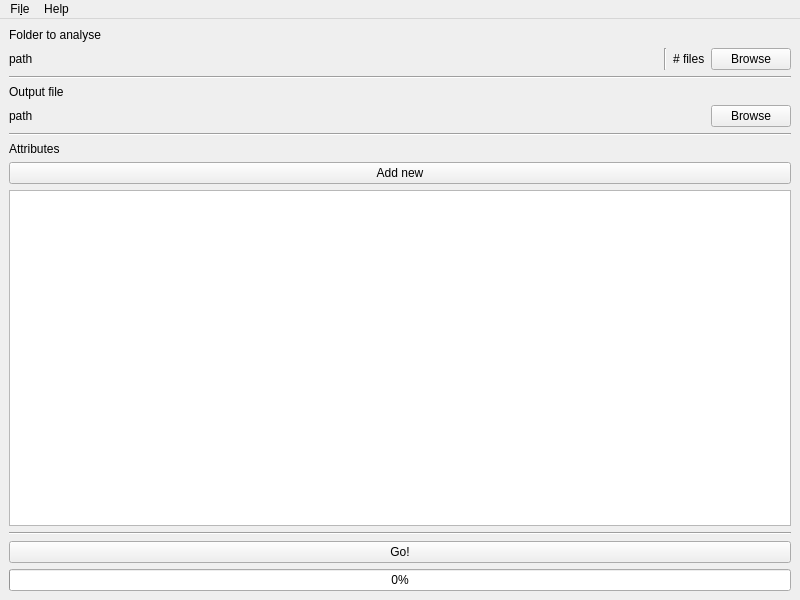
<?xml version="1.0" encoding="UTF-8"?>
<ui version="4.0">
 <class>MainWindow</class>
 <widget class="QMainWindow" name="MainWindow">
  <property name="geometry">
   <rect>
    <x>0</x>
    <y>0</y>
    <width>800</width>
    <height>600</height>
   </rect>
  </property>
  <property name="windowTitle">
   <string>MainWindow</string>
  </property>
  <widget class="QWidget" name="centralwidget">
   <layout class="QVBoxLayout" name="verticalLayout">
    <item>
     <widget class="QLabel" name="label_2">
      <property name="text">
       <string>Folder to analyse</string>
      </property>
     </widget>
    </item>
    <item>
     <layout class="QHBoxLayout" name="horizontalLayout">
      <item>
       <widget class="ClickableQLabel" name="labelFolderToAnalysePath">
        <property name="text">
         <string>path</string>
        </property>
       </widget>
      </item>
      <item>
       <spacer name="horizontalSpacer">
        <property name="orientation">
         <enum>Qt::Horizontal</enum>
        </property>
        <property name="sizeHint" stdset="0">
         <size>
          <width>40</width>
          <height>20</height>
         </size>
        </property>
       </spacer>
      </item>
      <item>
       <widget class="Line" name="line_4">
        <property name="orientation">
         <enum>Qt::Vertical</enum>
        </property>
       </widget>
      </item>
      <item>
       <widget class="QLabel" name="labelNumberOfFiles">
        <property name="text">
         <string># files</string>
        </property>
       </widget>
      </item>
      <item>
       <widget class="QPushButton" name="pushButtonBrowseFolderToAnalysePath">
        <property name="text">
         <string>Browse</string>
        </property>
       </widget>
      </item>
     </layout>
    </item>
    <item>
     <widget class="Line" name="line">
      <property name="orientation">
       <enum>Qt::Horizontal</enum>
      </property>
     </widget>
    </item>
    <item>
     <widget class="QLabel" name="label_3">
      <property name="text">
       <string>Output file</string>
      </property>
     </widget>
    </item>
    <item>
     <layout class="QHBoxLayout" name="horizontalLayout_2">
      <item>
       <widget class="ClickableQLabel" name="labelOutputFile">
        <property name="text">
         <string>path</string>
        </property>
       </widget>
      </item>
      <item>
       <spacer name="horizontalSpacer_2">
        <property name="orientation">
         <enum>Qt::Horizontal</enum>
        </property>
        <property name="sizeHint" stdset="0">
         <size>
          <width>40</width>
          <height>20</height>
         </size>
        </property>
       </spacer>
      </item>
      <item>
       <widget class="QPushButton" name="pushButtonBrowseOutputFilePath">
        <property name="text">
         <string>Browse</string>
        </property>
       </widget>
      </item>
     </layout>
    </item>
    <item>
     <widget class="Line" name="line_2">
      <property name="orientation">
       <enum>Qt::Horizontal</enum>
      </property>
     </widget>
    </item>
    <item>
     <widget class="QLabel" name="label_5">
      <property name="text">
       <string>Attributes</string>
      </property>
     </widget>
    </item>
    <item>
     <widget class="QPushButton" name="pushButtonAddListWidget">
      <property name="text">
       <string>Add new</string>
      </property>
     </widget>
    </item>
    <item>
     <widget class="QListWidget" name="listWidget"/>
    </item>
    <item>
     <widget class="Line" name="line_3">
      <property name="orientation">
       <enum>Qt::Horizontal</enum>
      </property>
     </widget>
    </item>
    <item>
     <widget class="QPushButton" name="pushButtonDoAnalysis">
      <property name="text">
       <string>Go!</string>
      </property>
     </widget>
    </item>
    <item>
     <widget class="QProgressBar" name="progressBar">
      <property name="value">
       <number>0</number>
      </property>
     </widget>
    </item>
   </layout>
  </widget>
  <widget class="QMenuBar" name="menubar">
   <property name="geometry">
    <rect>
     <x>0</x>
     <y>0</y>
     <width>800</width>
     <height>19</height>
    </rect>
   </property>
   <widget class="QMenu" name="menuFile">
    <property name="title">
     <string>Fi&amp;le</string>
    </property>
    <addaction name="actionSave_Template"/>
    <addaction name="actionLoad_Template"/>
   </widget>
   <widget class="QMenu" name="menuHelp">
    <property name="title">
     <string>Help</string>
    </property>
    <addaction name="separator"/>
    <addaction name="actionAbout"/>
   </widget>
   <addaction name="menuFile"/>
   <addaction name="menuHelp"/>
  </widget>
  <action name="actionSave_Template">
   <property name="text">
    <string>Save Template</string>
   </property>
  </action>
  <action name="actionLoad_Template">
   <property name="text">
    <string>Load Template</string>
   </property>
  </action>
  <action name="actionAbout">
   <property name="text">
    <string>About</string>
   </property>
  </action>
 </widget>
 <customwidgets>
  <customwidget>
   <class>ClickableQLabel</class>
   <extends>QLabel</extends>
   <header>main</header>
  </customwidget>
 </customwidgets>
 <resources/>
 <connections/>
</ui>
